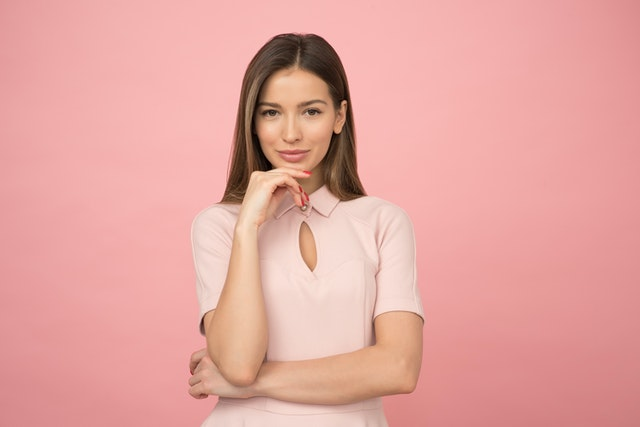
#> input picture resources/photo-small.jpg, 640 x 427 px
$ python join-image.py
#> lines starting #> are read from the running program, lines starting #| are printed output that depends on the picture
import cv2
import numpy as np

RESOURCE_PATH = '../resources/'
FILENAME = 'photo-small.jpg'

#--[Defining image]--#
img = cv2.imread(RESOURCE_PATH + FILENAME)
#> img is the input picture: shape (427, 640, 3); mean B, G, R 160, 165.5, 228.4
img1 = cv2.resize(img, (300, 200))

#--[Joining images]--#
imgHorizontal = np.hstack((img1, img1))
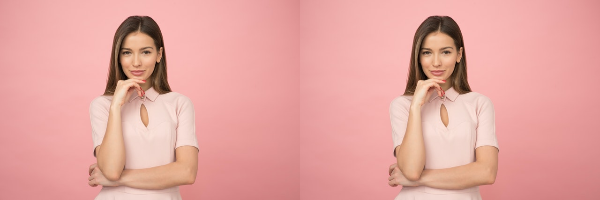
#> imgHorizontal: shape (200, 600, 3); mean B, G, R 159.9, 165.4, 228.4
imgVertical = np.vstack((img1, img1))
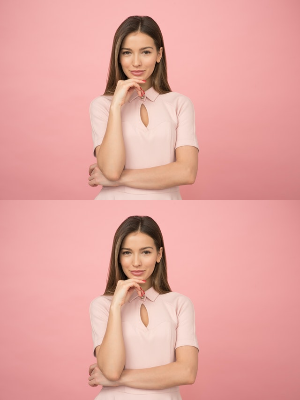
#> imgVertical: shape (400, 300, 3); mean B, G, R 159.9, 165.4, 228.4

#--[Showing image]--#
cv2.imshow('Horizontal image', imgHorizontal)
cv2.imshow('Vertical image', imgVertical)
cv2.waitKey()

$ run again, with resources/photo-cards-small.jpg copied over resources/photo-small.jpg
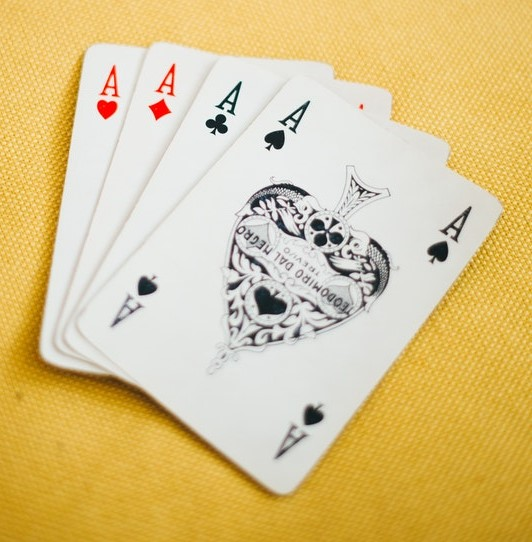
#> input picture resources/photo-cards-small.jpg, 532 x 542 px
#> img is the input picture: shape (542, 532, 3); mean B, G, R 139.4, 195.8, 218.3
#> `imgHorizontal = np.hstack((img1, img1))`:
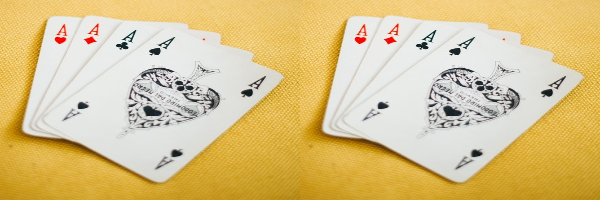
#> imgHorizontal: shape (200, 600, 3); mean B, G, R 139.3, 195.7, 218.2
#> `imgVertical = np.vstack((img1, img1))`:
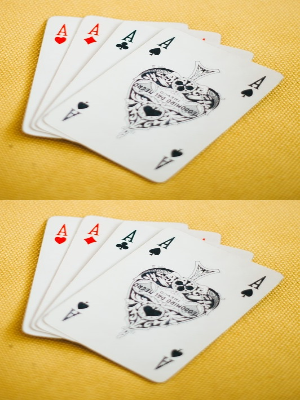
#> imgVertical: shape (400, 300, 3); mean B, G, R 139.3, 195.7, 218.2
